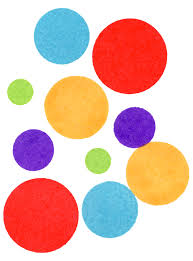
#> input picture Assignment-2/input.png, 193 x 261 px
$ python Hough.py
#> lines starting #> are read from the running program, lines starting #| are printed output that depends on the picture; after the words box and inside, x2 and y2 are one past the last pixel; in counts of white or black regions, pixels touching at a corner belong together
import cv2
import numpy as np
from matplotlib import pyplot as plt
from copy import deepcopy

def gaussian_smoothing(input_img):

    gaussian_filter=np.array([[0.109,0.111,0.109],
                              [0.111,0.135,0.111],
                              [0.109,0.111,0.109]])

    return cv2.filter2D(input_img,-1,gaussian_filter)

def canny_edge_detection(input):

    input = input.astype('uint8')

    # Using OTSU thresholding - bimodal image
    otsu_threshold_val, ret_matrix = cv2.threshold(input,0,255,cv2.THRESH_BINARY+cv2.THRESH_OTSU)

    #lower_threshold = otsu_threshold_val * 0.8
    #upper_threshold = otsu_threshold_val * 1.7

    lower_threshold = otsu_threshold_val * 0.4
    upper_threshold = otsu_threshold_val * 1.3

    print(lower_threshold,upper_threshold)

    #print(lower_threshold,upper_threshold)
    edges = cv2.Canny(input, lower_threshold, upper_threshold)
    return edges

def HoughCircles(input,circles):
    rows = input.shape[0]
    cols = input.shape[1]

    # initializing the angles to be computed
    sinang = dict()
    cosang = dict()

    # initializing the angles
    for angle in range(0,360):
        sinang[angle] = np.sin(angle * np.pi/180)
        cosang[angle] = np.cos(angle * np.pi/180)

    # initializing the different radius
    # For Test Image <----------------------------PLEASE SEE BEFORE RUNNING------------------------------->
    #radius = [i for i in range(10,70)]
    #For Generic Images
    length=int(rows/2)

    radius = [i for i in range(12,14)]


    # Initial threshold value
    threshold = 190

    for r in radius:
        #Initializing an empty 2D array with zeroes
        acc_cells = np.full((rows,cols),fill_value=0,dtype=np.uint64)

        # Iterating through the original image
        for x in range(rows):
            for y in range(cols):
                if input[x][y] == 255:# edge
                    # increment in the accumulator cells
                    for angle in range(0,360):
                        b = y - round(r * sinang[angle])
                        a = x - round(r * cosang[angle])
                        if a >= 0 and a < rows and b >= 0 and b < cols:
                            acc_cells[int(a)][int(b)] += 1

        print('For radius: ',r)
        acc_cell_max = np.amax(acc_cells)
        print('max acc value: ',acc_cell_max)

        if(acc_cell_max > 150):

            print("Detecting the circles for radius: ",r)

            # Initial threshold
            acc_cells[acc_cells < 150] = 0

            # find the circles for this radius
            for i in range(rows):
                for j in range(cols):
                    if(i > 0 and j > 0 and i < rows-1 and j < cols-1 and acc_cells[i][j] >= 150):
                        avg_sum = np.float32((acc_cells[i][j]+acc_cells[i-1][j]+acc_cells[i+1][j]+acc_cells[i][j-1]+acc_cells[i][j+1]+acc_cells[i-1][j-1]+acc_cells[i-1][j+1]+acc_cells[i+1][j-1]+acc_cells[i+1][j+1])/9)
                        print("Intermediate avg_sum: ",avg_sum)
                        if(avg_sum >= 33):
                            print("For radius: ",r,"average: ",avg_sum,"\n")
                            circles.append((i,j,r))
                            acc_cells[i:i+5,j:j+7] = 0


def main():

    img_path = 'input.png'
    #sample_inp1_path = 'circle_sample_1.jpg'

    orig_img = cv2.imread(img_path)
#> orig_img is the input picture: shape (261, 193, 3); mean B, G, R 182.3, 190.2, 228.1

    # Reading the input image and converting to gray scale
    input = cv2.imread(img_path,cv2.IMREAD_GRAYSCALE)
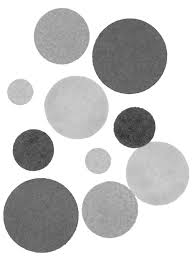
#> input: shape (261, 193); min 43, max 255, mean 201

    # Create copy of the orignial image
    input_img = deepcopy(input)

    #Steps
    #1. Denoise using Gaussian filter and detect edges using canny edge detector
    smoothed_img = gaussian_smoothing(input_img)
#> in gaussian_smoothing, `return cv2.filter2D(input_img,-1,gaussian_filter)`:
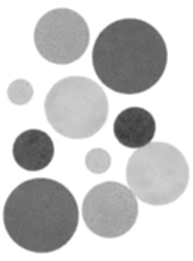
#> returned value: shape (261, 193); min 56, max 255, mean 202.4

    #2. Detect Edges using Canny Edge Detector
    edged_image = canny_edge_detection(smoothed_img)
#> in canny_edge_detection, `otsu_threshold_val, ret_matrix = cv2.threshold(input,0,255,cv2.THRESH_..`:
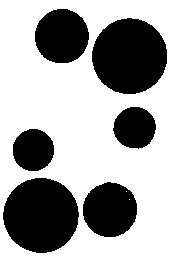
#> ret_matrix: shape (261, 193); 67.7% white; 6 black regions, box (x1, y1, x2, y2) and area: (92, 18, 167, 94) 4463, (3, 178, 79, 253) 4431, (83, 182, 137, 237) 2327, (35, 9, 89, 63) 2307, (113, 107, 156, 149) 1382, (13, 129, 54, 171) 1368
#> in canny_edge_detection, `otsu_threshold_val, ret_matrix = cv2.threshold(input,0,255,cv2.THRESH_..`: otsu_threshold_val = 181
#> in canny_edge_detection, `lower_threshold = otsu_threshold_val * 0.4`: lower_threshold = 72.4
#> in canny_edge_detection, `upper_threshold = otsu_threshold_val * 1.3`: upper_threshold = 235.3
#| 72.4 235.3
#> in canny_edge_detection, `edges = cv2.Canny(input, lower_threshold, upper_threshold)`:
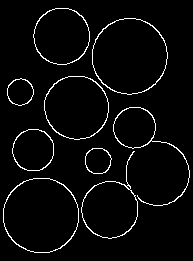
#> edges: shape (261, 193); 3.7% white in thin lines or dots
    #3. Detect Circle radius
    #4. Perform Circle Hough Transform
    circles = []

    # cv2.imshow('Circle Detected Image',edged_image)

    # Detect Circle
    HoughCircles(edged_image,circles)
#> after the loop in HoughCircles, `for r in radius:`:
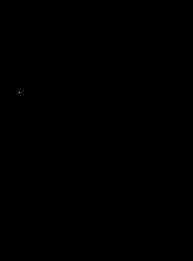
#> acc_cells: shape (261, 193) uint64; values 0 (black) and 176 (white), 0% white in thin lines or dots, all inside (x1, y1, x2, y2) = (19, 92, 20, 93)

    # Print the output
    for vertex in circles:
        cv2.circle(orig_img,(vertex[1],vertex[0]),vertex[2],(0,255,0),1)
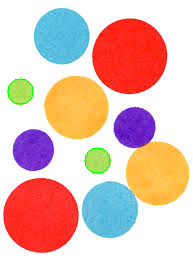
#> orig_img: shape (261, 193, 3); 0.29% of pixels changed, all inside (x1, y1, x2, y2) = (7, 78, 111, 174)
        # cv2.rectangle(orig_img,(vertex[1]-2,vertex[0]-2),(vertex[1]-2,vertex[0]-2),(0,0,255),3)

    print(circles)

    cv2.imshow('Circle Detected Image',orig_img)
    cv2.imwrite('Circle_Detected_Image.jpg',orig_img)

if __name__ == '__main__':
    main()
